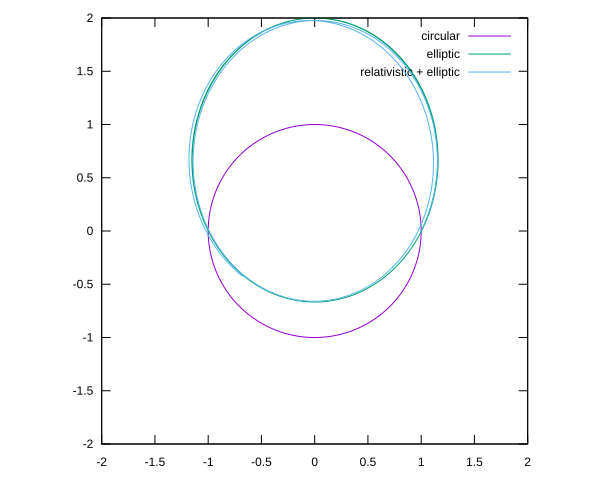

This chart was generated by the following gnuplot code:
set terminal svg background "white"
set out "test_eq_graph.svg"
set xrange[-2:2]
set yrange[-2:2]
set isotropic

plot \
	"test_eq_out.txt" index 0 using (1/$2)*cos($1):(1/$2)*sin($1) with lines title "circular",\
	"test_eq_out.txt" index 1 using (1/$2)*cos($1):(1/$2)*sin($1) with lines title "elliptic",\
	"test_eq_out.txt" index 2 using (1/$2)*cos($1):(1/$2)*sin($1) with lines title "relativistic + elliptic"
